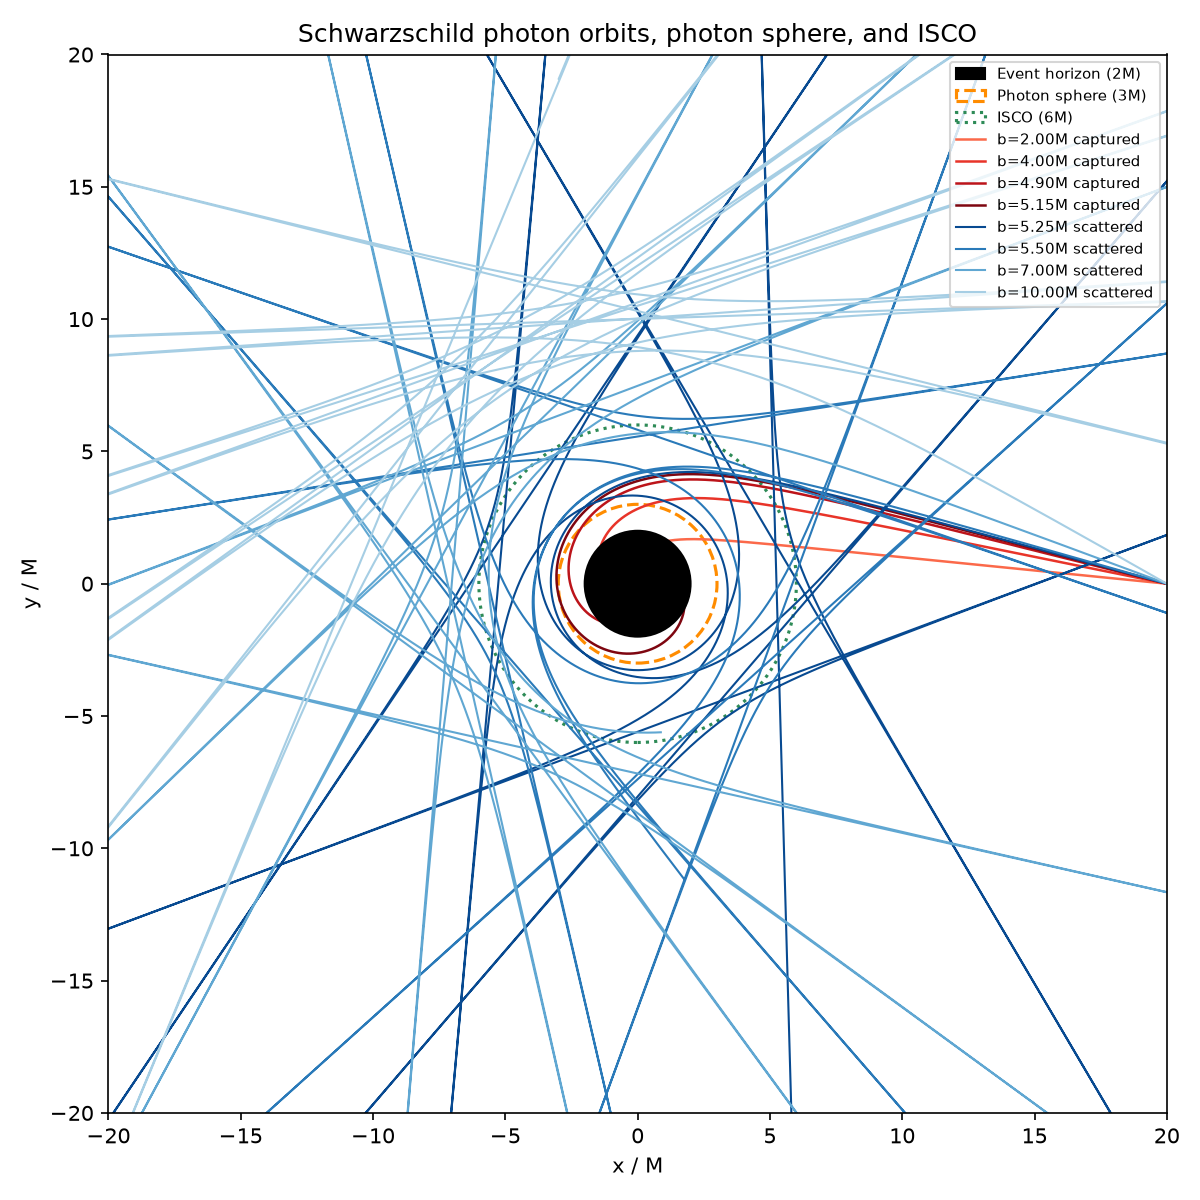

The Python source for this figure:
import numpy as np
from scipy.integrate import solve_ivp
from scipy.optimize import minimize_scalar, fsolve
import matplotlib.pyplot as plt
M = 1.0
r_horizon = 2 * M
photon_sphere_objective = lambda u: -(u**2 * (1 - 2 * M * u))
photon_sphere_result = minimize_scalar(photon_sphere_objective, bounds=(1e-6, 1 / (2 * M) - 1e-6), method='bounded')
u_photon_sphere = photon_sphere_result.x
r_photon_sphere = 1 / u_photon_sphere
b_crit = 1 / np.sqrt(-photon_sphere_result.fun)
def isco_equations(vars):
    r, L = vars
    Vp = -2 * L**2 / r**3 + 2 * M / r**2 + 6 * M * L**2 / r**4
    Vpp = 6 * L**2 / r**4 - 4 * M / r**3 - 24 * M * L**2 / r**5
    return [Vp, Vpp]
r_isco, L_isco = fsolve(isco_equations, [6.0, 4.0])
def photon_orbit_rhs(phi, y):
    u, dudphi = y
    return [dudphi, -u + 3 * M * u**2]
def horizon_event(phi, y):
    return y[0] - 1 / r_horizon
horizon_event.terminal = True
horizon_event.direction = 1
r0 = 20 * M
u0 = 1 / r0
phi_span = (0, 30)
phi_eval = np.linspace(0, 30, 20000)
impact_parameters = [2.0, 4.0, b_crit - 0.3, b_crit - 0.05, b_crit + 0.05, b_crit + 0.3, 7.0, 10.0]
trajectories = []
for b in impact_parameters:
    dudphi0 = np.sqrt(max(1 / b**2 - u0**2 * (1 - 2 * M * u0), 0))
    sol = solve_ivp(photon_orbit_rhs, phi_span, [u0, dudphi0], events=horizon_event, max_step=0.01, t_eval=phi_eval)
    captured = sol.status == 1
    r_vals = 1 / sol.y[0]
    x_vals = r_vals * np.cos(sol.t)
    y_vals = r_vals * np.sin(sol.t)
    trajectories.append((b, captured, x_vals, y_vals))
print(f'Photon sphere: r = {r_photon_sphere:.4f} M (analytic 3M)')
print(f'Critical impact parameter: b_crit = {b_crit:.4f} M (analytic 3*sqrt(3) M = {3 * np.sqrt(3):.4f} M)')
print(f'ISCO: r = {r_isco:.4f} M, L = {L_isco:.4f} M (analytic 6M, L = sqrt(12) M = {np.sqrt(12):.4f} M)')
fig, ax = plt.subplots(figsize=(8, 8))
horizon_circle = plt.Circle((0, 0), r_horizon, color='black', zorder=5, label='Event horizon (2M)')
photon_sphere_circle = plt.Circle((0, 0), r_photon_sphere, color='darkorange', fill=False, linestyle='--', linewidth=1.5, label='Photon sphere (3M)')
isco_circle = plt.Circle((0, 0), r_isco, color='seagreen', fill=False, linestyle=':', linewidth=1.5, label='ISCO (6M)')
ax.add_patch(horizon_circle)
ax.add_patch(photon_sphere_circle)
ax.add_patch(isco_circle)
captured_trajectories = [t for t in trajectories if t[1]]
scattered_trajectories = [t for t in trajectories if not t[1]]
for i, (b, captured, x_vals, y_vals) in enumerate(captured_trajectories):
    color = plt.cm.Reds(0.5 + 0.45 * i / max(len(captured_trajectories) - 1, 1))
    label = f'b={b:.2f}M captured'
    ax.plot(x_vals, y_vals, color=color, linewidth=1.2, label=label)
for i, (b, captured, x_vals, y_vals) in enumerate(scattered_trajectories):
    color = plt.cm.Blues(0.9 - 0.55 * i / max(len(scattered_trajectories) - 1, 1))
    label = f'b={b:.2f}M scattered'
    ax.plot(x_vals, y_vals, color=color, linewidth=1.0, label=label)
ax.set_xlim(-20, 20)
ax.set_ylim(-20, 20)
ax.set_aspect('equal')
ax.set_xlabel('x / M')
ax.set_ylabel('y / M')
ax.set_title('Schwarzschild photon orbits, photon sphere, and ISCO')
ax.legend(loc='upper right', fontsize=7)
fig.tight_layout()
fig.savefig('blackhole_schwarzschild.png', dpi=150)
